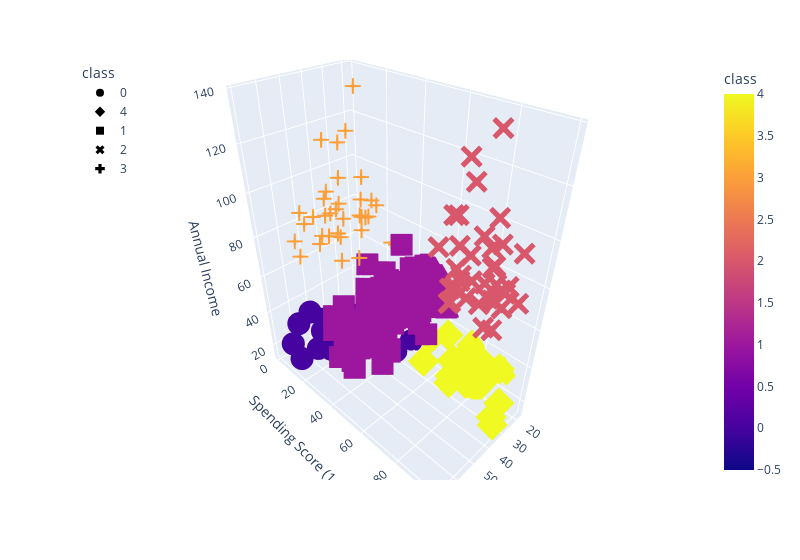

Notebook cell for this chart:
### Code cell
# Plot the 3D-scatter with x="Annual Income", y="Spending Score (1-100)" and z="Age"
fig = px.scatter_3d(
    five_clusters,
    x="Age",
    y="Spending Score (1-100)",
    z="Annual Income",
    color="class",
    symbol="class",
    width=800,
)
fig.update_layout(legend=dict(x=0, y=1))
fig.show()

### Figure 1 — Plotly figure (JSON) as saved in the notebook; plotly's stock layout.template omitted (floating-point values rounded to 4 significant figures)
{"data": [{"hovertemplate": "class=%{marker.color}<br>Age=%{x}<br>Spending Score (1-100)=%{y}<br>Annual Income=%{z}<extra></extra>", "legendgroup": "0", "marker": {"color": [0, 0, 0, 0, 0, 0, 0, 0, 0, 0, 0, 0, 0, 0, 0, 0, 0, 0, 0, 0, 0, 0, 0], "coloraxis": "coloraxis", "symbol": "circle"}, "mode": "markers", "name": "0", "scene": "scene", "showlegend": true, "type": "scatter3d", "x": [19, 20, 31, 35, 64, 67, 58, 37, 35, 52, 35, 46, 54, 45, 40, 60, 53, 49, 42, 36, 65, 48, 49], "y": [39, 6, 40, 6, 3, 14, 15, 13, 35, 29, 35, 5, 14, 32, 31, 4, 4, 14, 17, 26, 35, 36, 28], "z": [15, 16, 17, 18, 19, 19, 20, 20, 21, 23, 24, 25, 28, 28, 29, 30, 33, 33, 34, 37, 38, 39, 39]}, {"hovertemplate": "class=%{marker.color}<br>Age=%{x}<br>Spending Score (1-100)=%{y}<br>Annual Income=%{z}<extra></extra>", "legendgroup": "4", "marker": {"color": [4, 4, 4, 4, 4, 4, 4, 4, 4, 4, 4, 4, 4, 4, 4, 4, 4, 4, 4, 4, 4, 4, 4], "coloraxis": "coloraxis", "symbol": "diamond"}, "mode": "markers", "name": "4", "scene": "scene", "showlegend": true, "type": "scatter3d", "x": [21, 23, 22, 23, 30, 35, 24, 22, 20, 35, 25, 31, 29, 35, 23, 21, 18, 21, 30, 20, 24, 31, 24], "y": [81, 77, 76, 94, 72, 99, 77, 79, 66, 98, 73, 73, 82, 61, 87, 73, 92, 81, 73, 75, 92, 61, 65], "z": [15, 16, 17, 18, 19, 19, 20, 20, 21, 23, 24, 25, 28, 28, 29, 30, 33, 33, 34, 37, 38, 39, 39]}, {"hovertemplate": "class=%{marker.color}<br>Age=%{x}<br>Spending Score (1-100)=%{y}<br>Annual Income=%{z}<extra></extra>", "legendgroup": "1", "marker": {"color": [1, 1, 1, 1, 1, 1, 1, 1, 1, 1, 1, 1, 1, 1, 1, 1, 1, 1, 1, 1, 1, 1, 1, 1, 1, 1, 1, 1, 1, 1, 1, 1, 1, 1, 1, 1, 1, 1, 1, 1, 1, 1, 1, 1, 1, 1, 1, 1, 1, 1, 1, 1, 1, 1, 1, 1, 1, 1, 1, 1, 1, 1, 1, 1, 1, 1, 1, 1, 1, 1, 1, 1, 1, 1, 1, 1, 1, 1, 1], "coloraxis": "coloraxis", "symbol": "square"}, "mode": "markers", "name": "1", "scene": "scene", "showlegend": true, "type": "scatter3d", "x": [50, 27, 29, 31, 49, 33, 31, 59, 50, 47, 51, 69, 27, 53, 70, 19, 67, 54, 63, 18, 43, 68, 19, 32, 70, 47, 60, 60, 59, 26, 45, 40, 23, 49, 57, 38, 67, 46, 21, 48, 55, 22, 34, 50, 68, 18, 48, 40, 32, 24, 47, 27, 48, 20, 23, 49, 67, 26, 49, 21, 66, 54, 68, 66, 65, 19, 38, 19, 18, 19, 63, 49, 51, 50, 27, 38, 40, 43, 28], "y": [55, 47, 42, 42, 52, 60, 54, 60, 45, 41, 50, 46, 51, 46, 56, 55, 52, 59, 51, 59, 50, 48, 59, 47, 55, 42, 49, 56, 47, 54, 53, 48, 52, 42, 51, 55, 41, 44, 57, 46, 58, 55, 60, 46, 55, 41, 49, 40, 42, 52, 47, 50, 42, 49, 41, 48, 59, 55, 56, 42, 50, 46, 43, 48, 52, 54, 42, 46, 48, 50, 43, 59, 43, 57, 56, 40, 58, 35, 40], "z": [40, 40, 40, 40, 42, 42, 43, 43, 43, 43, 44, 44, 46, 46, 46, 46, 47, 47, 48, 48, 48, 48, 48, 48, 49, 49, 50, 50, 54, 54, 54, 54, 54, 54, 54, 54, 54, 54, 54, 54, 57, 57, 58, 58, 59, 59, 60, 60, 60, 60, 60, 60, 61, 61, 62, 62, 62, 62, 62, 62, 63, 63, 63, 63, 63, 63, 64, 64, 65, 65, 65, 65, 67, 67, 67, 67, 69, 71, 76]}, {"hovertemplate": "class=%{marker.color}<br>Age=%{x}<br>Spending Score (1-100)=%{y}<br>Annual Income=%{z}<extra></extra>", "legendgroup": "2", "marker": {"color": [2, 2, 2, 2, 2, 2, 2, 2, 2, 2, 2, 2, 2, 2, 2, 2, 2, 2, 2, 2, 2, 2, 2, 2, 2, 2, 2, 2, 2, 2, 2, 2, 2, 2, 2, 2, 2, 2, 2], "coloraxis": "coloraxis", "symbol": "x"}, "mode": "markers", "name": "2", "scene": "scene", "showlegend": true, "type": "scatter3d", "x": [39, 31, 40, 38, 39, 31, 29, 32, 35, 32, 32, 28, 32, 34, 39, 38, 27, 30, 30, 29, 31, 36, 33, 32, 28, 36, 30, 27, 35, 32, 29, 30, 28, 36, 32, 38, 35, 32, 30], "y": [91, 77, 95, 75, 75, 71, 88, 73, 72, 93, 87, 97, 74, 90, 88, 76, 89, 78, 73, 83, 93, 75, 95, 63, 75, 92, 86, 69, 90, 86, 88, 97, 68, 85, 69, 91, 79, 74, 83], "z": [69, 70, 71, 71, 71, 72, 73, 73, 74, 75, 76, 77, 77, 78, 78, 78, 78, 78, 78, 79, 81, 85, 86, 87, 87, 87, 88, 88, 93, 97, 98, 99, 101, 103, 103, 113, 120, 126, 137]}, {"hovertemplate": "class=%{marker.color}<br>Age=%{x}<br>Spending Score (1-100)=%{y}<br>Annual Income=%{z}<extra></extra>", "legendgroup": "3", "marker": {"color": [3, 3, 3, 3, 3, 3, 3, 3, 3, 3, 3, 3, 3, 3, 3, 3, 3, 3, 3, 3, 3, 3, 3, 3, 3, 3, 3, 3, 3, 3, 3, 3, 3, 3, 3, 3], "coloraxis": "coloraxis", "symbol": "cross"}, "mode": "markers", "name": "3", "scene": "scene", "showlegend": true, "type": "scatter3d", "x": [23, 59, 47, 25, 20, 44, 19, 57, 25, 48, 34, 43, 44, 47, 37, 34, 56, 19, 50, 42, 36, 40, 36, 52, 58, 59, 37, 46, 41, 54, 41, 34, 33, 47, 45, 32], "y": [29, 11, 9, 34, 5, 7, 10, 5, 12, 36, 22, 17, 20, 16, 1, 1, 35, 5, 26, 20, 27, 13, 10, 13, 15, 14, 32, 15, 39, 24, 17, 23, 8, 16, 28, 18], "z": [70, 71, 71, 72, 73, 73, 74, 75, 77, 77, 78, 78, 78, 78, 78, 78, 79, 81, 85, 86, 87, 87, 87, 88, 88, 93, 97, 98, 99, 101, 103, 103, 113, 120, 126, 137]}], "layout": {"coloraxis": {"colorbar": {"title": {"text": "class"}}, "colorscale": [[0, "#0d0887"], [0.1111, "#46039f"], [0.2222, "#7201a8"], [0.3333, "#9c179e"], [0.4444, "#bd3786"], [0.5556, "#d8576b"], [0.6667, "#ed7953"], [0.7778, "#fb9f3a"], [0.8889, "#fdca26"], [1, "#f0f921"]]}, "legend": {"title": {"text": "class"}, "tracegroupgap": 0, "x": 0, "y": 1}, "margin": {"t": 60}, "scene": {"domain": {"x": [0, 1], "y": [0, 1]}, "xaxis": {"title": {"text": "Age"}}, "yaxis": {"title": {"text": "Spending Score (1-100)"}}, "zaxis": {"title": {"text": "Annual Income"}}}, "width": 800}}
